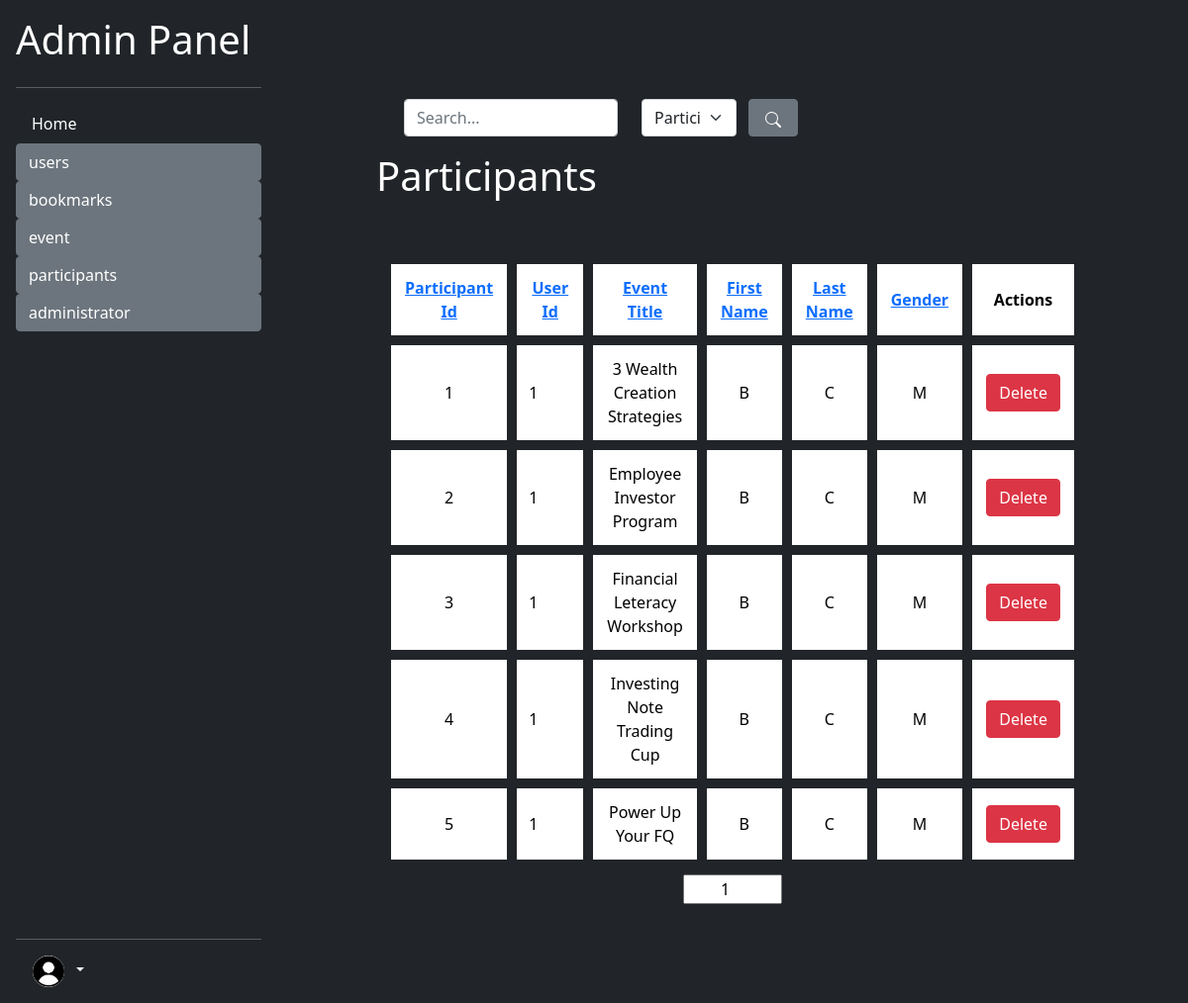
The page /admin/participants/list_participants.php?pageNo=1&col=user_id&sort=ASC (signed in) on the database its author committed.
### tables this page shows
CREATE TABLE `participants` (
  `participant_id` int(11) NOT NULL,
  `user_id` int(8) NOT NULL,
  `Event_Title_FK` varchar(30) NOT NULL,
  `gender` varchar(1) NOT NULL,
  `first_name` varchar(30) NOT NULL,
  `last_name` varchar(30) NOT NULL
);

### utility/utility.php (called while the page is built, shortened)
<?php
class Database
{
    public $con;
    function __construct()
    {
        $this->con = mysqli_connect(self::DB_HOST, self::DB_USER, self::DB_PASSWORD, self::DB_NAME);
    }
    function select($columnArray, $whereStatements, $table = 'user')
    {
        $queryStatement = "SELECT " . array_shift($columnArray);
        foreach ($columnArray as $col) {
            $queryStatement .= ", $col";
        }
        if ($whereStatements == "") {
            $queryStatement .= " FROM $table";
        } else {
            $queryStatement .= " FROM $table WHERE $whereStatements;";
        }
        $this->queryResult = mysqli_query($this->con, $queryStatement);
        return mysqli_fetch_all($this->queryResult);
    }
}

### admin/participants/list_participants.php (the view, shortened to what this page needs)
<?php
require_once dirname(__FILE__) . "/../../env_variables.php";
include "$docRoot/utility/utility.php";
include "../admin_utility.php";
require_once "$docRoot/utility/search.php";
include "$docRoot/admin/redirectNonAdmin.php";
$searchSuccess = false;
$colArray = array(
    "participant_id" => "Participant Id",
    "user_id" => "User Id",
    "Event_Title_FK" => "Event Title",
    "first_name" => "First Name",
    "last_name" => "Last Name",
    "gender" => "Gender"
);
$sortCol = "user_id";
$sort = "ASC";
$db = new Database();
$whereStatement = "";
$result = $db->select(array("participant_id", "user_id", "Event_Title_FK", "first_name", "last_name", "gender"), $whereStatement, "participants");
$pageCount = ceil(count($result) / 10);
$pageNo = 1;
if ($_SERVER["REQUEST_METHOD"] == "GET") {
    if (isset($_GET['pageNo'])) {
        if ($_GET['pageNo'] >= 1 && $_GET['pageNo'] <= $pageCount) {
            $pageNo = $_GET['pageNo'];
        } else {
            echo "<script>window.location='$sevRoot/admin/users/list_bookmarks.php';</script>";
            die();
        }
    }
    if (!empty($_GET['col']) && !empty($_GET['sort'])) {
        if (array_key_exists($_GET['col'], $colArray)) {
            $sortCol = $_GET['col'];
        } else {
            $sortCol = $colArray[0];
        }
        $sort = ($_GET['sort'] == "ASC") ? "DESC" : "ASC";
    }
} else if ($_SERVER["REQUEST_METHOD"] == "POST") {
    if (!empty($_POST)) {
        $participantId = isset($_POST['participantId']) ? $_POST['participantId'] : '';
        $userId = isset($_POST['userId']) ? $_POST['userId'] : '';
        $eventTitle = isset($_POST['eventTitle']) ? $_POST['eventTitle'] : '';
        $firstName = isset($_POST['firstName']) ? $_POST['firstName'] : '';
        $lastName = isset($_POST['lastName']) ? $_POST['lastName'] : '';
        $gender = isset($_POST['gender']) ? $_POST['gender'] : '';
        if ($_POST['pageNo'] >= 1 && $_POST['pageNo'] <= $pageCount) {
            $pageNo = $_POST['pageNo'];
            consoleLog($pageNo);
        }
        $queryStatement = <<<SQL
        DELETE FROM participants
        WHERE
        participant_id = $participantId AND
        user_id = $userId AND
        Event_Title_FK = '$eventTitle' AND
        first_name = '$firstName' AND
        last_name = '$lastName' AND
        gender = '$gender';
SQL;
        $deleteStatus = $db->con->query($queryStatement) ? true : false;
    }
}
if (!$searchSuccess) {
    $whereStatement = "TRUE ORDER BY $sortCol $sort";
    $result = $db->select(array("participant_id", "user_id", "Event_Title_FK", "first_name", "last_name", "gender"), $whereStatement, "participants");
    $resultArr = $result;
}
$pageCount = ceil(count($resultArr) / 10);
?>
<!DOCTYPE html>
<html lang="en">
<head>
    <link href="https://cdn.jsdelivr.net/npm/bootstrap@5.0.2/dist/css/bootstrap.min.css" rel="stylesheet">
    <link href="../index.css" type="text/css" rel="stylesheet">
</head>
<body class="bg-dark">
    <?php
    include_once "../sidebar.php";
    ?>
    <section class="text-white">
        <form class="mb-0 mx-3 row container mb-3" action="" method="GET">
            <div class="col-md-4">
                <input name="search" type="text" class="form-control" value="<?php if (isset($searchTerm)) echo $searchTerm ?>" placeholder="Search...">
            </div>
            <div class="col-md-2">
                <select name="col_search" id="" class="form-select">
                    <?php
                    foreach ($colArray as $col => $headerName) {
                        if ($searchCol == $col) {
                            echo "<option value='$col' selected>$headerName</option>";
                        } else {
                            echo "<option value='$col' >$headerName</option>";
                        }
                    }
                    ?>
                </select>
            </div>
            <button type="submit" class="btn btn-secondary" style="width: 50px;">
            </button>
        </form>
        <h1>Participants</h1>
        <table class="event-list">
            <tr class="text-center">
                <?php
                $searchParams = "";
                foreach ($colArray as $col => $headerName) {
                    $tempSort = "ASC";
                    if ($sortCol == $col) {
                        $tempSort = $sort;
                    }
                    echo <<<HTML
                    <th style="width:10%;">
                        <a href="{$_SERVER['PHP_SELF']}?pageNo=$pageNo&col=$col&sort=$tempSort$searchParams">
                        $headerName
                        </a>
                    </th>
HTML;
                }
                ?>
                <th style="width:10%;">Actions</th>
            </tr>
            <?php
            $startIndex = ($pageNo - 1) * 10;
            for ($i = $startIndex; $i < $startIndex + 10 && $i < count($resultArr); $i++) {
                echo <<<HTML
                    <tr class="text-center">
                        <td>{$resultArr[$i][0]}</td>
                        <td  style="text-align:left;">{$resultArr[$i][1]}</td>
                        <td>{$resultArr[$i][2]}</td>
                        <td>{$resultArr[$i][3]}</td>
                        <td>{$resultArr[$i][4]}</td>
                        <td>{$resultArr[$i][5]}</td>
                        <td>
                            <button class="btn btn-danger" onclick="enableModal([{$resultArr[$i][0]}, '{$resultArr[$i][1]}', '{$resultArr[$i][2]}', '{$resultArr[$i][3]}', '{$resultArr[$i][4]}', '{$resultArr[$i][5]}']);">Delete</button>
                        </td>
                    </tr>
HTML;
            }
            ?>
        </table>
        <?php
        echo '<div class="d-flex flex-row justify-content-center px-auto container">';
        ?>
        <?php
        echo <<<HTML
        <form action="{$_SERVER['PHP_SELF']}" method="GET">
            <input name="pageNo" value="$pageNo" id="pageNoInput" type="number" placeholder="1 ... {$pageCount}" min="1" max="{$pageCount}">
        </form>
HTML;
        ?>
        <?php
        echo '</div>';
        ?>
    </section>
</body>
</html>

### admin/index.css (style rules this page uses)
html, body { height: 100%; }
section { width: calc(100% - 280px); float: right; padding: 100px; }
.event-list { margin-top: 50px; width: 100%; border-spacing: 10px; padding: 5px; border-collapse: separate; }
.event-list th, .event-list td { padding: 12px; color: black; background-color: white; }
.container { padding: 0px; }
#pageNoInput { width: 100px; text-align: center; }

### rows shown on the page
participants: participant_id "1", user "1", Event_Title_FK "3 Wealth Creation Strategies", first_name "B", last_name "C", gender "M"
participants: participant_id "2", user "1", Event_Title_FK "Employee Investor Program", first_name "B", last_name "C", gender "M"
participants: participant_id "3", user "1", Event_Title_FK "Financial Leteracy Workshop", first_name "B", last_name "C", gender "M"
participants: participant_id "4", user "1", Event_Title_FK "Investing Note Trading Cup", first_name "B", last_name "C", gender "M"
participants: participant_id "5", user "1", Event_Title_FK "Power Up Your FQ", first_name "B", last_name "C", gender "M"

### other values the page prints
$dirOrFiles "Home"
$dir "users"
$dir "bookmarks"
$dir "event"
$dir "participants"
$dir "administrator"
$headerName "Participant Id"
$headerName "User Id"
$headerName "Event Title"
$headerName "First Name"
$headerName "Last Name"
$headerName "Gender"
form field col_search "Participant Id"
